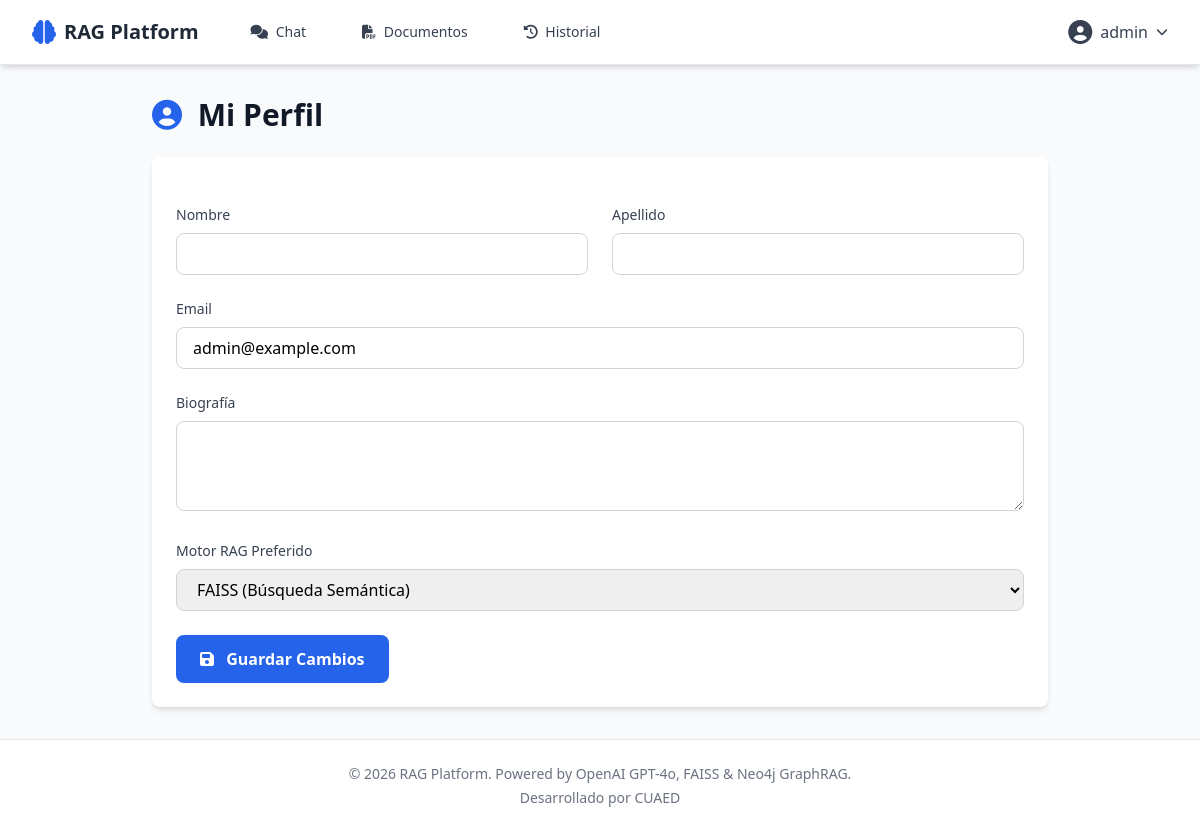
/profile/ (signed in), run on the app's committed database.
### rag_platform/accounts/models.py (models this page shows, shortened)
class User(AbstractUser):
    bio = models.TextField(max_length=500, blank=True, verbose_name='Biografía')
    avatar = models.ImageField(upload_to='avatars/', null=True, blank=True, verbose_name='Avatar')
    created_at = models.DateTimeField(auto_now_add=True, verbose_name='Fecha de registro')
    updated_at = models.DateTimeField(auto_now=True, verbose_name='Última actualización')
    preferred_engine = models.CharField(
        max_length=10,
        choices=[('faiss', 'FAISS'), ('neo4j', 'Neo4j')],
        default='faiss',
        verbose_name='Motor preferido'
    )
    class Meta:
        verbose_name = 'Usuario'
        verbose_name_plural = 'Usuarios'
        ordering = ['-created_at']

### rag_platform/accounts/views.py (the view, shortened to what this page needs)
# urls.py: path('profile/', views.profile_view, name='profile'),
@login_required
def profile_view(request):
    return render(request, 'accounts/profile.html')

### rag_platform/templates/accounts/profile.html (shortened to what this page needs)
{% extends 'base.html' %}
{% block content %}
<div class="max-w-4xl mx-auto">
    <h1 class="text-3xl font-bold text-gray-900 mb-6">
        <i class="fas fa-user-circle text-blue-600 mr-2"></i>
        Mi Perfil
    </h1>
    <div class="bg-white rounded-lg shadow-md p-6">
        <form method="post" enctype="multipart/form-data" class="space-y-6">
            <div class="grid md:grid-cols-2 gap-6">
                <div>
                    <label class="block text-sm font-medium text-gray-700 mb-2">Nombre</label>
                    <input
                        type="text"
                        name="first_name"
                        value="{{ user.first_name }}"
                        class="w-full px-4 py-2 border border-gray-300 rounded-lg focus:ring-2 focus:ring-blue-500"
                    >
                </div>
                <div>
                    <label class="block text-sm font-medium text-gray-700 mb-2">Apellido</label>
                    <input
                        type="text"
                        name="last_name"
                        value="{{ user.last_name }}"
                        class="w-full px-4 py-2 border border-gray-300 rounded-lg focus:ring-2 focus:ring-blue-500"
                    >
                </div>
            </div>
            <div>
                <label class="block text-sm font-medium text-gray-700 mb-2">Email</label>
                <input
                    type="email"
                    name="email"
                    value="{{ user.email }}"
                    class="w-full px-4 py-2 border border-gray-300 rounded-lg focus:ring-2 focus:ring-blue-500"
                >
            </div>
            <div>
                <label class="block text-sm font-medium text-gray-700 mb-2">Biografía</label>
                <textarea
                    name="bio"
                    rows="3"
                    class="w-full px-4 py-2 border border-gray-300 rounded-lg focus:ring-2 focus:ring-blue-500"
                >{{ user.bio }}</textarea>
            </div>
            <div>
                <label class="block text-sm font-medium text-gray-700 mb-2">Motor RAG Preferido</label>
                <select
                    name="preferred_engine"
                    class="w-full px-4 py-2 border border-gray-300 rounded-lg focus:ring-2 focus:ring-blue-500"
                >
                    <option value="faiss" {% if user.preferred_engine == 'faiss' %}selected{% endif %}>FAISS (Búsqueda Semántica)</option>
                </select>
            </div>
            <div>
                <button
                    type="submit"
                    class="bg-blue-600 hover:bg-blue-700 text-white font-semibold px-6 py-3 rounded-lg transition duration-200"
                >
                    <i class="fas fa-save mr-2"></i> Guardar Cambios
                </button>
            </div>
        </form>
    </div>
</div>
{% endblock %}

### rag_platform/templates/base.html (shortened to what this page needs)
<!DOCTYPE html>
<html lang="es">
<head>
    <script src="https://cdn.tailwindcss.com"></script>
    <link rel="stylesheet" href="https://cdnjs.cloudflare.com/ajax/libs/font-awesome/6.5.1/css/all.min.css">
</head>
<body class="bg-gray-50 min-h-screen">
    {% if user.is_authenticated %}
    <nav class="bg-white shadow-md border-b border-gray-200">
        <div class="max-w-7xl mx-auto px-4 sm:px-6 lg:px-8">
            <div class="flex justify-between h-16">
                <div class="flex items-center">
                    <a href="{% url 'chat:dashboard' %}" class="flex items-center">
                        <i class="fas fa-brain text-blue-600 text-2xl mr-2"></i>
                        <span class="text-xl font-bold text-gray-800">RAG Platform</span>
                    </a>
                    <div class="hidden md:flex ml-10 space-x-8">
                        <a href="{% url 'chat:dashboard' %}" class="text-gray-700 hover:text-blue-600 px-3 py-2 rounded-md text-sm font-medium">
                            <i class="fas fa-comments mr-1"></i> Chat
                        </a>
                        <a href="{% url 'documents:list' %}" class="text-gray-700 hover:text-blue-600 px-3 py-2 rounded-md text-sm font-medium">
                            <i class="fas fa-file-pdf mr-1"></i> Documentos
                        </a>
                        <a href="{% url 'chat:history' %}" class="text-gray-700 hover:text-blue-600 px-3 py-2 rounded-md text-sm font-medium">
                            <i class="fas fa-history mr-1"></i> Historial
                        </a>
                    </div>
                </div>
                <div class="flex items-center space-x-4">
                    <div class="relative">
                        <button id="user-menu-button" class="flex items-center space-x-2 text-gray-700 hover:text-blue-600 focus:outline-none">
                            <i class="fas fa-user-circle text-2xl"></i>
                            <span class="hidden md:block">{{ user.username }}</span>
                            <i class="fas fa-chevron-down text-xs"></i>
                        </button>
                    </div>
                </div>
            </div>
        </div>
    </nav>
    {% endif %}
    <main class="{% block main_class %}max-w-7xl mx-auto px-4 sm:px-6 lg:px-8 py-8{% endblock %}">
        {% block content %}{% endblock %}
    </main>
    <footer class="bg-white border-t border-gray-200 mt-auto">
        <div class="max-w-7xl mx-auto px-4 sm:px-6 lg:px-8 py-6">
            <div class="text-center text-gray-500 text-sm">
                <p>&copy; 2026 RAG Platform. Powered by OpenAI GPT-4o, FAISS & Neo4j GraphRAG.</p>
                <p class="mt-1">Desarrollado por CUAED</p>
            </div>
        </div>
    </footer>
</body>
</html>

### data on the page
User: username "admin", email "admin@example.com", preferred_engine "FAISS (Búsqueda Semántica)"
